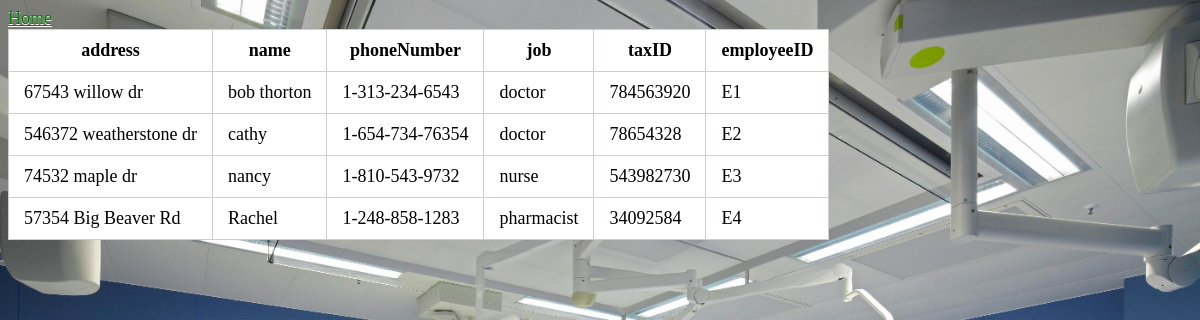
Before: /Employee.php with the older database file.
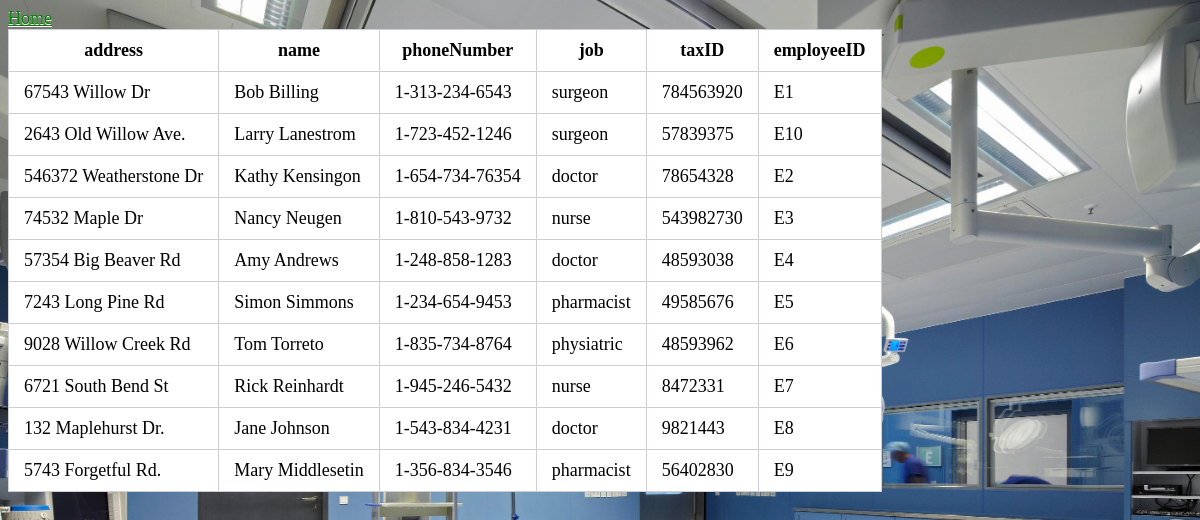
After: the same page with the newer database file.
### tables this page shows
CREATE TABLE `employee` (
  `address` varchar(25) DEFAULT NULL,
  `name` varchar(20) NOT NULL,
  `phoneNumber` varchar(15) DEFAULT NULL,
  `job` varchar(20) NOT NULL,
  `taxID` int(11) DEFAULT NULL,
  `employeeID` varchar(11) NOT NULL
);

### Employee.php (the view, shortened to what this page needs)
<!DOCTYPE html>
<html>
<head>
<link rel="stylesheet" href="style.css" type="text/css">
<a href ="index.html">Home</a>
</head>
<body>
	<?php
	include('dbconnect.php');
$query ="SELECT * FROM employee";
$result = mysqli_query($conn,$query);
echo
"<table>
<tr>
	<th> address </th>
	<th> name </th>
	<th> phoneNumber </th>
	<th> job </th>
	<th> taxID </th>
	<th> employeeID </th>
</tr>";
if ($result->num_rows > 0) {
while ($row = mysqli_fetch_assoc($result)){
	if ($row)
		echo "<tr><td>".$row["address"]."</td><td>".$row["name"]."</td><td>".$row["phoneNumber"]."</td><td>".$row["job"]."</td><td>".$row["taxID"]."</td><td>".$row["employeeID"]."</td></tr>";
}
}
else {
	echo "DIDN'T FIND ANYTHING";
}
echo
"</table>";
?>
</body>
</html>

Changed rows visible on the page:
changed employee "E1": address "67543 willow dr" → "67543 Willow Dr"; name "bob thorton" → "Bob Billing"; job "doctor" → "surgeon"
added employee: address "2643 Old Willow Ave.", name "Larry Lanestrom", phoneNumber "1-723-452-1246", job "surgeon", taxID "57839375", employeeID "E10"
changed employee "E2": address "546372 weatherstone dr" → "546372 Weatherstone Dr"; name "cathy" → "Kathy Kensingon"
changed employee "E3": address "74532 maple dr" → "74532 Maple Dr"; name "nancy" → "Nancy Neugen"
changed employee "57354 Big Beaver Rd": name "Rachel" → "Amy Andrews"; job "pharmacist" → "doctor"; taxID "34092584" → "48593038"
added employee: address "7243 Long Pine Rd", name "Simon Simmons", phoneNumber "1-234-654-9453", job "pharmacist", taxID "49585676", employeeID "E5"
added employee: address "9028 Willow Creek Rd", name "Tom Torreto", phoneNumber "1-835-734-8764", job "physiatric", taxID "48593962", employeeID "E6"
added employee: address "6721 South Bend St", name "Rick Reinhardt", phoneNumber "1-945-246-5432", job "nurse", taxID "8472331", employeeID "E7"
added employee: address "132 Maplehurst Dr.", name "Jane Johnson", phoneNumber "1-543-834-4231", job "doctor", taxID "9821443", employeeID "E8"
added employee: address "5743 Forgetful Rd.", name "Mary Middlesetin", phoneNumber "1-356-834-3546", job "pharmacist", taxID "56402830", employeeID "E9"
